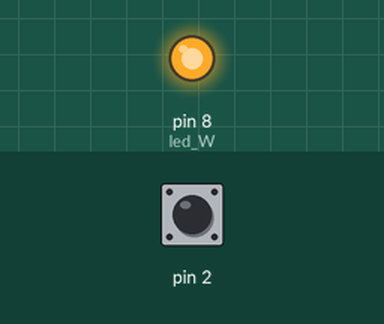
Recording of a sketch running on a simulated Arduino Uno, built with avr-gcc and run on an emulated ATmega328P. Parts: output pins drawn as LEDs (lit = HIGH). Inputs (shaded band) come from the test bench; at power-on: pin 2 HIGH.

Above: at 1.2 s.
1.3 s: pin 2 pulled LOW for 0.15 s
At 2.7 s:
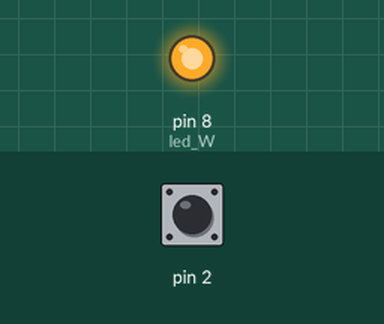
3.0 s: pin 2 pulled LOW for 3.2 s
At 4.4 s:
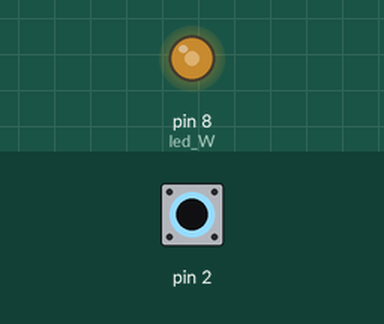
Timing chart, 0 to 7.7 s (numbered marks = the images above; inputs shaded):
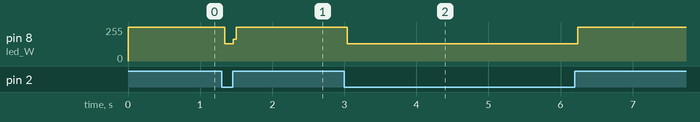

The sketch:

interupt.ino
```cpp
int led_W = 8;

void turnOff(){
  digitalWrite(led_W, !digitalRead(led_W));
}

void setup() {
  pinMode(led_W, OUTPUT);
  pinMode(2, INPUT_PULLUP);
  attachInterrupt(0, turnOff, LOW);
}

void loop() {
  digitalWrite(led_W, HIGH);
}
```

pulseTimer.ino
```cpp

```

Measured:
- after the input at 1.3 s, pin 8 (led_W): 255/255 → 131/255 at once, → 255/255 0.12 s later
- after the input at 3.0 s, pin 8 (led_W): 255/255 → 131/255 at once, → 255/255 3.2 s later
